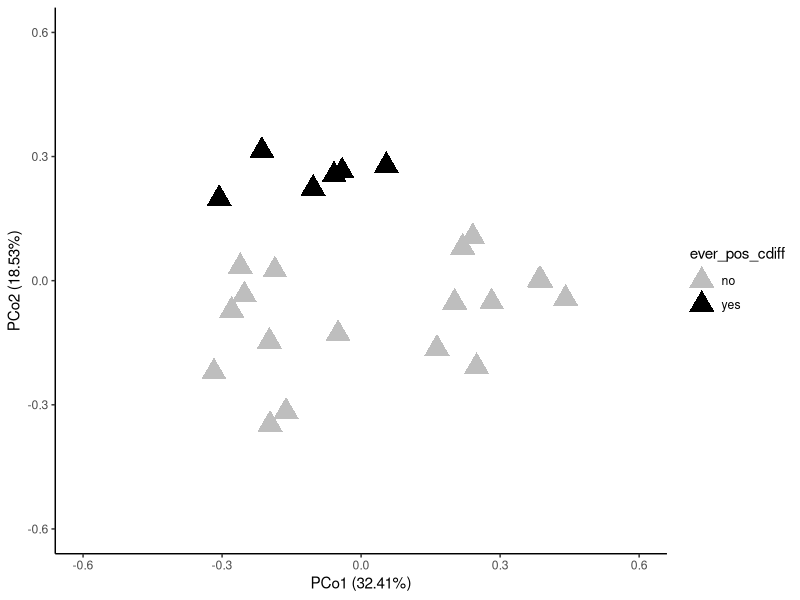
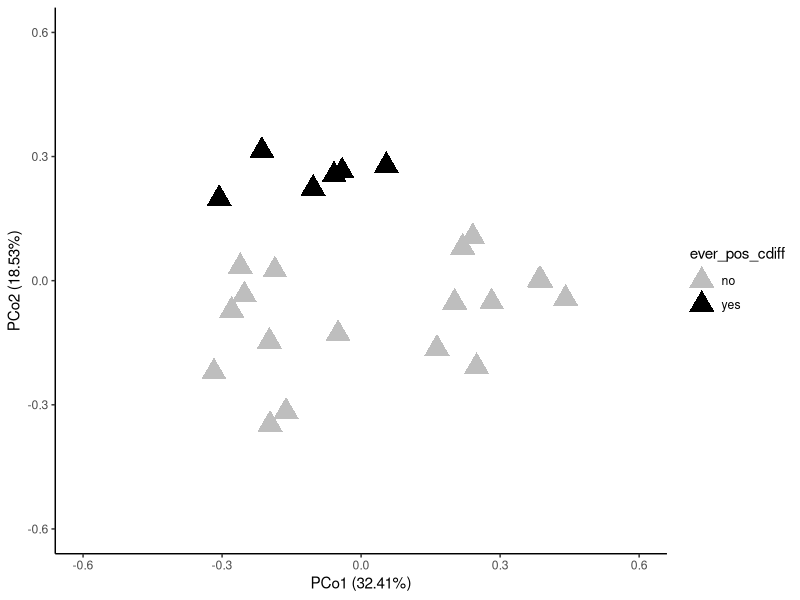

These charts were generated, in order, by the following R code:
################################################################################
# INTRO 
# Code to generate PcoA plots of theta YC distances in FMT recipients  (Fig 4C)
# 12/21/21
#Madeline R Barron 
###############################################################################

# Goal: Generate PcoA plots of theta YC distances using 16S sequences from fecal samples collec†ed from donors on 
#d from recipients 7 days post-FM, colored based on whether become positive or negative for 
#C.difficile

##############################################################################
# (01) LIBRARIES
###############################################################################

library(tidyverse)

##############################################################################
# (02)READING AND JOINING DATA
###############################################################################

meta <- read.csv("data/antip40_exp1_exp2_exp3_fmt_metadata.csv")
d0_fmt <- read.csv("data/recipients_d0.thetayc.0.03.pcoa.axes.csv")
d0_fmt_meta <- inner_join(d0_fmt, meta)


##############################################################################
# (03) PLOTTING
###############################################################################

colors_2 <- c("yes" = "black", 
              "no" = "grey")

d0_plot <- ggplot(d0_fmt_meta, aes(axis1, axis2, color  = ever_pos_cdiff)) +
  geom_point(size = 6, shape = 17) +
  scale_color_manual(values=colors_2)+
  xlim(-0.6, 0.6) +
  ylim(-0.6, 0.6)+
  labs(x = "PCo1 (32.41%)", y = "PCo2 (18.53%)") +
  theme_classic()

d0_plot

ggsave("results/fmt_d0.pdf", height = 5, width = 8, units = "in")
